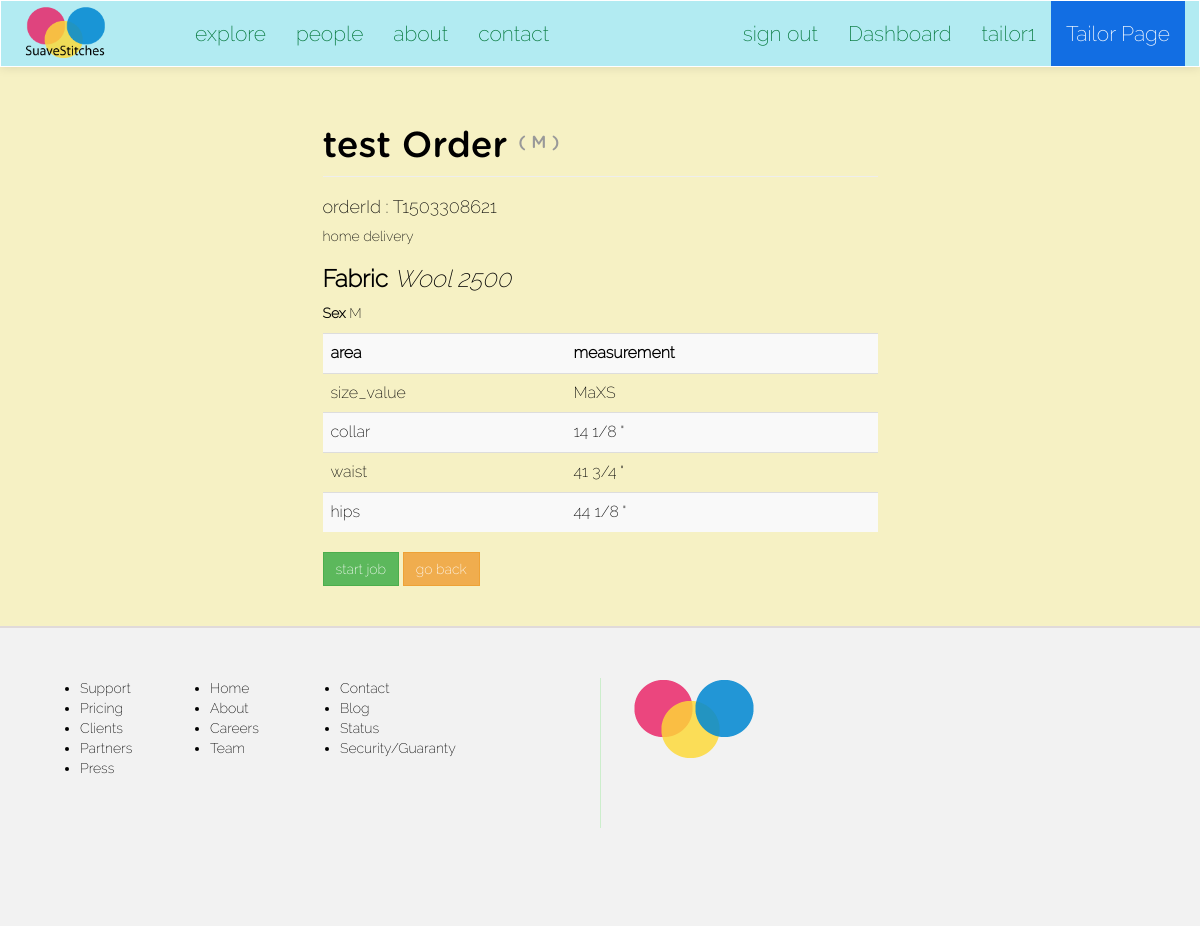
The app's page /suave/tailor/view/order/T1503308621 (signed in) with its own data.
### suave/models.py (models this page shows, shortened)
class Order(models.Model):
	client = models.ForeignKey(Client, null=True)
	size = models.ForeignKey(Size, null=True)
	sizetable = models.ForeignKey(SizeTable, null=True)
	tailor = models.ForeignKey(Tailor, null=True)
	fabric = models.ForeignKey(Fabric, null=True) #* change to foreign key with Fabric
	main_order_id = models.CharField(max_length=15, null=True)
	details = models.CharField(max_length=250, null=True) #*
	delivery_option = models.CharField(max_length=100, null=True)
	service_option = models.CharField(max_length=100, null=True)
	sex = models.CharField(max_length=2, default=' ')
	status = models.CharField(max_length=20, default='OPEN') #*
	cost = models.IntegerField(default=0000) # final cost of order
	date = models.DateField(auto_now_add=True)

class Client(models.Model):
	FEMALE = 'F'
	MALE = 'M'
	SEX_CHOICE = (
		(FEMALE, 'F'),
		(MALE, 'M'),
	)
	user = models.OneToOneField(User)
	address = models.CharField(max_length=200, null=True)
	preference = models.CharField(max_length=40)
	sex = models.CharField(max_length=2, choices=SEX_CHOICE, default=" ")
	def __str__(self):
		return self.user.username

class Fabric(models.Model):
	name = models.CharField(max_length=100)
	cost = models.IntegerField(null=True)
	sex = models.CharField(max_length=2, null=True)
	pattern = models.CharField(max_length=150, null=True)
	def __str__(self):
		return ('%s %s' %(self.name, self.cost))

class SizeTable(models.Model):
	size_value = models.CharField(max_length=15)
	collar = models.CharField(max_length=10)
	waist = models.CharField(max_length=10)
	hips = models.CharField(max_length=10)

### suave/views.py (the view)
# urls.py: url(r'^tailor/view/order/(?P<main_order_id>[\w\-]+)$', views.tailorOrderDetails, name='tailorOrderDetails'),
@login_required
def tailorOrderDetails(request, main_order_id):
	try:
		order = Order.objects.get(main_order_id=main_order_id)
	except Exception, e:
		return HttpResponse('can\'t do that %s' %main_order_id) # write better response
	context = {}
	context['title'] = 'Order details -- SuaveStitches Nigeria'
	context['tailorPage'] = True
	context['order'] = order
	context['size'] = serializers.serialize("python", SizeTable.objects.filter(id=order.sizetable.id))
	return render(request, 'i/tailor/order_details.html', context)

### suave/templates/i/tailor/order_details.html (shortened to what this page needs)
{% extends "i/layout/base.html" %}
{% block main_section %}
<div class="col-lg-6 col-lg-offset-3"><br>
	<h1 class="page-header">{{ order.client }} Order <small><sup>( {{ order.sex }} )</sup></small></h1>
		<h4>orderId : {{ order.main_order_id }}</h4>
		<p>{{ order.delivery_option|lower }}</p>
		<h3><b>Fabric</b> <i>{{ order.fabric }}</i></h3>
		<p><b>Sex</b> {{ order.sex }}</p>
		<table class="table table-striped table-hover">
			<tr>
				<th>area</th>
				<th>measurement</th>
			</tr>
{% for instance in size %}
	{% for field, value in instance.fields.items %}
		{% if value != None %}
			<tr>
				<td>{{ field }}</td>
				<td>{{ value }}</td>
			</tr>
		{% endif %}
	{% endfor %}
{% endfor %}
		</table>
		<div class="dashboard-button-panel">
			<a href="{% url 'suave:tailorStartOrder' order.main_order_id %}" class="btn btn-success btn-md">start job</a>
		<a href="{% url 'suave:tailorDashboard' %}" class="btn btn-warning btn-md">go back</a>
		</div>
	<br><br>
</div>
{% endblock %}

### suave/templates/i/layout/base.html (shortened to what this page needs)
<html>
	<head>
		{% load staticfiles %}
		<link rel="stylesheet" type="text/css" href="{% static 'css/style.css' %}">
		<link rel="stylesheet" type="text/css" href="{% static 'fonts/font-awesome/css/font-awesome.min.css' %}">
	</head>
	{% if tailorPage %}
	<body class="tailorPage-color">
	{% else %}
	<body>
	{% endif %}
	{% if tailorPage %}
		<nav class="navbar navbar-default" role="navigation" style="background:#B2EBF2">
	{% else %}
		<nav class="navbar navbar-default" role="navigation">
	{% endif %}
			<div class="container">
				<div class="row">
					<div class="navbar-header">
						<div id="header">
							<a class="navbar-brand" href="/suave">
								<img src="{% static 'img/my_logo_1.png' %}">
							</a>
						</div>
					</div>
					<div class="collapse navbar-collapse navbar-ex1-collapse">
						<ul class="nav navbar-nav navbar-left">
							<li class=""><a href style="background:#">explore</a></li>
							<li class=""><a href="{% url 'suave:tailorHome' %}">people</a></li>
							<li class=""><a >about</a></li>
							<li class=""><a >contact</a></li>
						</ul>
						<ul class="nav navbar-nav navbar-right">
							{% if user.is_authenticated %}
							<li><a href="{% url 'suave:signout' %}" class="">sign out</a></li>
								{% if user.tailor.rate %}
									<li><a href="{% url 'suave:tailorDashboard' %}" class="">Dashboard</a></li>
								{% else %}
									<li><a href="{% url 'suave:clientDashboard' %}" class="">Dashboard</a></li>
								{% endif %}
							<li><a class="">{{user}}</a></li>
							{% else %}
							<li><a role="button" class="" data-toggle="modal" data-target=".bs-example-modal-sm">sign in</a></li>
							{% endif %}
							{% if tailorPage %}
								<li class=""><a class="" style="background:#126ee3;color:#fff">Tailor Page</a></li>
							{% endif %}
						</ul>
					</div>
				</div>
			</div>
		</nav>
		<div class="container">
			<div class="row">
					{% block main_section %}
					{% endblock %}
			</div>
		</div>
		<div class="footer">
			<div class="col-lg-6 footer-left">
				<ul class="col-sm-3">
					<li>Support</li>
					<li>Pricing</li>
					<li>Clients</li>
					<li>Partners</li>
					<li>Press</li>
				</ul>
				<ul class="col-sm-3">
					<li>Home</li>
					<li>About</li>
					<li>Careers</li>
					<li>Team</li>
				</ul>
				<ul class="col-sm-3">
					<li>Contact</li>
					<li>Blog</li>
					<li>Status</li>
					<li>Security/Guaranty</li>
				</ul>
			</div>
			<div class="col-lg-6 footer-right">
				<img src="{% static 'img/my_logo.png' %}">
			</div>
		</div>
	</body>
</html>

### suave/static/css/style.css (style rules this page uses)
.tailorPage-color { background: #90A4AE; background: #BDBDBD; background: #B2EBF2; background: #d8f0f3; background: #e8f2f3; background: #f6f1c4; }
a { text-decoration: none; }
#header img { width: 65%; }
.navbar { background-repeat: no-repeat; border-bottom: 1px solid #178ACC; box-shadow: 0px 1px 10px rgba(0, 0, 0, 0.1); border-radius: 0px; margin-bottom: 0px; }
.navbar-default { background: #fff; border-color: #fff; }
.navbar-default .navbar-brand, .navbar-default .navbar-brand:hover, .navbar-default .navbar-brand:focus, .navbar-default .navbar-nav > li > a { color: #007538; font-size: 1.5em; }
.navbar-default .navbar-nav > li > a { line-height: 35px; }
.footer { min-height: 300px; background: #f2f2f2; padding: 50px; border-top: 2px #e0dada solid; }
.footer-right { height: 150px; border-left: 1px #cec solid; }
#header { margin: -10px auto auto auto; }
* { -webkit-border-radius: 0 !important; -moz-border-radius: 0 !important; -ms-border-radius: 0 !important; border-radius: 0 !important; }
.page-header { font-family: 'GothamRoundedMedium'; }
body { color: #000; font-family: weblysleek, arial; }

### records on screen
Order: client "test", sex "M", main_order_id "T1503308621", delivery_option "home delivery", fabric "Wool 2500"
SizeTable: fields "MaXS" "14 1/8 \"" "41 3/4 \"" "44 1/8 \""

### other values on screen
{{ user }} "tailor1"
{{ field }} "size_value" "collar" "waist" "hips"
